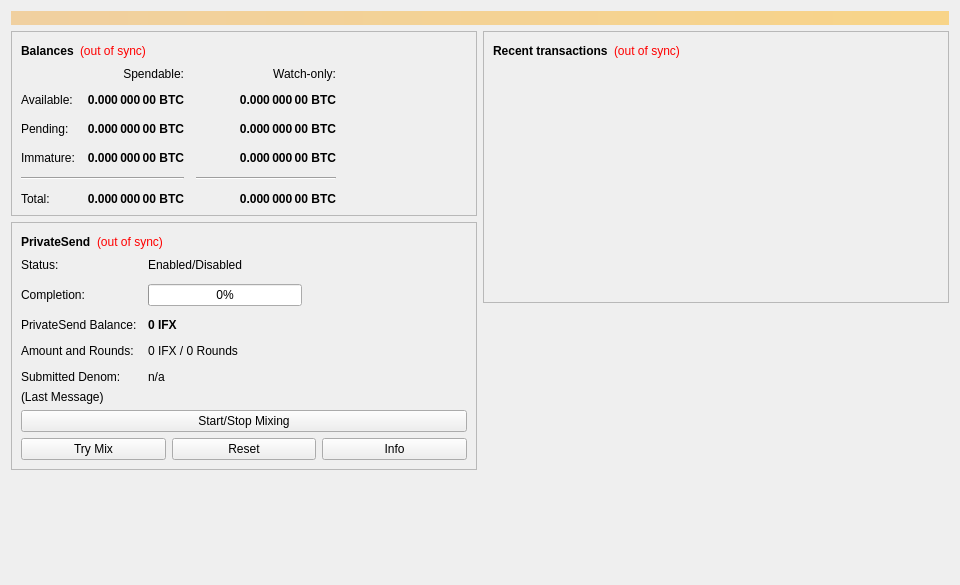
<?xml version="1.0" encoding="UTF-8"?>
<ui version="4.0">
 <class>OverviewPage</class>
 <widget class="QWidget" name="OverviewPage">
  <property name="geometry">
   <rect>
    <x>0</x>
    <y>0</y>
    <width>960</width>
    <height>585</height>
   </rect>
  </property>
  <property name="minimumSize">
   <size>
    <width>960</width>
    <height>0</height>
   </size>
  </property>
  <property name="windowTitle">
   <string>Form</string>
  </property>
  <layout class="QVBoxLayout" name="topLayout">
   <item>
    <widget class="QLabel" name="labelAlerts">
     <property name="visible">
      <bool>false</bool>
     </property>
     <property name="styleSheet">
      <string notr="true">QLabel { background-color: qlineargradient(x1: 0, y1: 0, x2: 1, y2: 0, stop:0 #F0D0A0, stop:1 #F8D488); color:#000000; }</string>
     </property>
     <property name="wordWrap">
      <bool>true</bool>
     </property>
     <property name="margin">
      <number>3</number>
     </property>
     <property name="textInteractionFlags">
      <set>Qt::TextSelectableByMouse</set>
     </property>
    </widget>
   </item>
   <item>
    <layout class="QHBoxLayout" name="horizontalLayout" stretch="1,1">
     <item>
      <layout class="QVBoxLayout" name="verticalLayout_2">
       <item>
        <widget class="QFrame" name="frame">
         <property name="frameShape">
          <enum>QFrame::StyledPanel</enum>
         </property>
         <property name="frameShadow">
          <enum>QFrame::Raised</enum>
         </property>
         <layout class="QVBoxLayout" name="verticalLayout_4">
          <item>
           <layout class="QHBoxLayout" name="horizontalLayout_4">
            <item>
             <widget class="QLabel" name="label_5">
              <property name="font">
               <font>
                <weight>75</weight>
                <bold>true</bold>
               </font>
              </property>
              <property name="text">
               <string>Balances</string>
              </property>
             </widget>
            </item>
            <item>
             <widget class="QLabel" name="labelWalletStatus">
              <property name="toolTip">
               <string>The displayed information may be out of date. Your wallet automatically synchronizes with the Infinex network after a connection is established, but this process has not completed yet.</string>
              </property>
              <property name="styleSheet">
               <string notr="true">QLabel { color: red; }</string>
              </property>
              <property name="text">
               <string notr="true">(out of sync)</string>
              </property>
              <property name="alignment">
               <set>Qt::AlignLeading|Qt::AlignLeft|Qt::AlignVCenter</set>
              </property>
             </widget>
            </item>
            <item>
             <spacer name="horizontalSpacer_3">
              <property name="orientation">
               <enum>Qt::Horizontal</enum>
              </property>
              <property name="sizeHint" stdset="0">
               <size>
                <width>40</width>
                <height>20</height>
               </size>
              </property>
             </spacer>
            </item>
           </layout>
          </item>
          <item>
           <layout class="QGridLayout" name="gridLayout">
            <property name="spacing">
             <number>12</number>
            </property>
            <item row="2" column="2">
             <widget class="QLabel" name="labelWatchPending">
              <property name="font">
               <font>
                <weight>75</weight>
                <bold>true</bold>
               </font>
              </property>
              <property name="cursor">
               <cursorShape>IBeamCursor</cursorShape>
              </property>
              <property name="toolTip">
               <string>Unconfirmed transactions to watch-only addresses</string>
              </property>
              <property name="text">
               <string notr="true">0.000 000 00 BTC</string>
              </property>
              <property name="alignment">
               <set>Qt::AlignRight|Qt::AlignTrailing|Qt::AlignVCenter</set>
              </property>
              <property name="textInteractionFlags">
               <set>Qt::LinksAccessibleByMouse|Qt::TextSelectableByKeyboard|Qt::TextSelectableByMouse</set>
              </property>
             </widget>
            </item>
            <item row="2" column="1">
             <widget class="QLabel" name="labelUnconfirmed">
              <property name="font">
               <font>
                <weight>75</weight>
                <bold>true</bold>
               </font>
              </property>
              <property name="cursor">
               <cursorShape>IBeamCursor</cursorShape>
              </property>
              <property name="toolTip">
               <string>Total of transactions that have yet to be confirmed, and do not yet count toward the spendable balance</string>
              </property>
              <property name="text">
               <string notr="true">0.000 000 00 BTC</string>
              </property>
              <property name="alignment">
               <set>Qt::AlignRight|Qt::AlignTrailing|Qt::AlignVCenter</set>
              </property>
              <property name="textInteractionFlags">
               <set>Qt::LinksAccessibleByMouse|Qt::TextSelectableByKeyboard|Qt::TextSelectableByMouse</set>
              </property>
             </widget>
            </item>
            <item row="3" column="2">
             <widget class="QLabel" name="labelWatchImmature">
              <property name="font">
               <font>
                <weight>75</weight>
                <bold>true</bold>
               </font>
              </property>
              <property name="cursor">
               <cursorShape>IBeamCursor</cursorShape>
              </property>
              <property name="toolTip">
               <string>Mined balance in watch-only addresses that has not yet matured</string>
              </property>
              <property name="text">
               <string notr="true">0.000 000 00 BTC</string>
              </property>
              <property name="alignment">
               <set>Qt::AlignRight|Qt::AlignTrailing|Qt::AlignVCenter</set>
              </property>
              <property name="textInteractionFlags">
               <set>Qt::LinksAccessibleByMouse|Qt::TextSelectableByKeyboard|Qt::TextSelectableByMouse</set>
              </property>
             </widget>
            </item>
            <item row="4" column="0" colspan="2">
             <widget class="Line" name="lineSpendableBalance">
              <property name="orientation">
               <enum>Qt::Horizontal</enum>
              </property>
             </widget>
            </item>
            <item row="4" column="2">
             <widget class="Line" name="lineWatchBalance">
              <property name="sizePolicy">
               <sizepolicy hsizetype="Preferred" vsizetype="Fixed">
                <horstretch>0</horstretch>
                <verstretch>0</verstretch>
               </sizepolicy>
              </property>
              <property name="minimumSize">
               <size>
                <width>140</width>
                <height>0</height>
               </size>
              </property>
              <property name="orientation">
               <enum>Qt::Horizontal</enum>
              </property>
             </widget>
            </item>
            <item row="5" column="0">
             <widget class="QLabel" name="labelTotalText">
              <property name="text">
               <string>Total:</string>
              </property>
             </widget>
            </item>
            <item row="3" column="1">
             <widget class="QLabel" name="labelImmature">
              <property name="font">
               <font>
                <weight>75</weight>
                <bold>true</bold>
               </font>
              </property>
              <property name="cursor">
               <cursorShape>IBeamCursor</cursorShape>
              </property>
              <property name="toolTip">
               <string>Mined balance that has not yet matured</string>
              </property>
              <property name="text">
               <string notr="true">0.000 000 00 BTC</string>
              </property>
              <property name="alignment">
               <set>Qt::AlignRight|Qt::AlignTrailing|Qt::AlignVCenter</set>
              </property>
              <property name="textInteractionFlags">
               <set>Qt::LinksAccessibleByMouse|Qt::TextSelectableByKeyboard|Qt::TextSelectableByMouse</set>
              </property>
             </widget>
            </item>
            <item row="2" column="3">
             <spacer name="horizontalSpacer_2">
              <property name="orientation">
               <enum>Qt::Horizontal</enum>
              </property>
              <property name="sizeHint" stdset="0">
               <size>
                <width>40</width>
                <height>20</height>
               </size>
              </property>
             </spacer>
            </item>
            <item row="3" column="0">
             <widget class="QLabel" name="labelImmatureText">
              <property name="text">
               <string>Immature:</string>
              </property>
             </widget>
            </item>
            <item row="5" column="1">
             <widget class="QLabel" name="labelTotal">
              <property name="font">
               <font>
                <weight>75</weight>
                <bold>true</bold>
               </font>
              </property>
              <property name="cursor">
               <cursorShape>IBeamCursor</cursorShape>
              </property>
              <property name="toolTip">
               <string>Your current total balance</string>
              </property>
              <property name="text">
               <string notr="true">0.000 000 00 BTC</string>
              </property>
              <property name="alignment">
               <set>Qt::AlignRight|Qt::AlignTrailing|Qt::AlignVCenter</set>
              </property>
              <property name="textInteractionFlags">
               <set>Qt::LinksAccessibleByMouse|Qt::TextSelectableByKeyboard|Qt::TextSelectableByMouse</set>
              </property>
             </widget>
            </item>
            <item row="5" column="2">
             <widget class="QLabel" name="labelWatchTotal">
              <property name="font">
               <font>
                <weight>75</weight>
                <bold>true</bold>
               </font>
              </property>
              <property name="cursor">
               <cursorShape>IBeamCursor</cursorShape>
              </property>
              <property name="toolTip">
               <string>Current total balance in watch-only addresses</string>
              </property>
              <property name="text">
               <string notr="true">0.000 000 00 BTC</string>
              </property>
              <property name="alignment">
               <set>Qt::AlignRight|Qt::AlignTrailing|Qt::AlignVCenter</set>
              </property>
              <property name="textInteractionFlags">
               <set>Qt::LinksAccessibleByMouse|Qt::TextSelectableByKeyboard|Qt::TextSelectableByMouse</set>
              </property>
             </widget>
            </item>
            <item row="0" column="2">
             <widget class="QLabel" name="labelWatchonly">
              <property name="text">
               <string>Watch-only:</string>
              </property>
              <property name="alignment">
               <set>Qt::AlignRight|Qt::AlignTrailing|Qt::AlignVCenter</set>
              </property>
             </widget>
            </item>
            <item row="1" column="0">
             <widget class="QLabel" name="labelBalanceText">
              <property name="text">
               <string>Available:</string>
              </property>
             </widget>
            </item>
            <item row="1" column="1">
             <widget class="QLabel" name="labelBalance">
              <property name="font">
               <font>
                <weight>75</weight>
                <bold>true</bold>
               </font>
              </property>
              <property name="cursor">
               <cursorShape>IBeamCursor</cursorShape>
              </property>
              <property name="toolTip">
               <string>Your current spendable balance</string>
              </property>
              <property name="text">
               <string notr="true">0.000 000 00 BTC</string>
              </property>
              <property name="alignment">
               <set>Qt::AlignRight|Qt::AlignTrailing|Qt::AlignVCenter</set>
              </property>
              <property name="textInteractionFlags">
               <set>Qt::LinksAccessibleByMouse|Qt::TextSelectableByKeyboard|Qt::TextSelectableByMouse</set>
              </property>
             </widget>
            </item>
            <item row="1" column="2">
             <widget class="QLabel" name="labelWatchAvailable">
              <property name="font">
               <font>
                <weight>75</weight>
                <bold>true</bold>
               </font>
              </property>
              <property name="cursor">
               <cursorShape>IBeamCursor</cursorShape>
              </property>
              <property name="toolTip">
               <string>Your current balance in watch-only addresses</string>
              </property>
              <property name="text">
               <string notr="true">0.000 000 00 BTC</string>
              </property>
              <property name="alignment">
               <set>Qt::AlignRight|Qt::AlignTrailing|Qt::AlignVCenter</set>
              </property>
              <property name="textInteractionFlags">
               <set>Qt::LinksAccessibleByMouse|Qt::TextSelectableByKeyboard|Qt::TextSelectableByMouse</set>
              </property>
             </widget>
            </item>
            <item row="2" column="0">
             <widget class="QLabel" name="labelPendingText">
              <property name="text">
               <string>Pending:</string>
              </property>
             </widget>
            </item>
            <item row="0" column="1">
             <widget class="QLabel" name="labelSpendable">
              <property name="text">
               <string>Spendable:</string>
              </property>
              <property name="alignment">
               <set>Qt::AlignRight|Qt::AlignTrailing|Qt::AlignVCenter</set>
              </property>
             </widget>
            </item>
           </layout>
          </item>
         </layout>
        </widget>
       </item>
       <item>
        <widget class="QFrame" name="framePrivateSend">
         <property name="layoutDirection">
          <enum>Qt::LeftToRight</enum>
         </property>
         <property name="frameShape">
          <enum>QFrame::StyledPanel</enum>
         </property>
         <property name="frameShadow">
          <enum>QFrame::Raised</enum>
         </property>
         <layout class="QVBoxLayout" name="VerticalLayout_PS1">
          <item>
           <layout class="QHBoxLayout" name="horizontalLayout_5">
            <item>
             <widget class="QLabel" name="labelPrivateSendHeader">
              <property name="font">
               <font>
                <weight>75</weight>
                <bold>true</bold>
               </font>
              </property>
              <property name="text">
               <string>PrivateSend</string>
              </property>
             </widget>
            </item>
            <item>
             <widget class="QLabel" name="labelPrivateSendSyncStatus">
              <property name="toolTip">
               <string>The displayed information may be out of date. Your wallet automatically synchronizes with the Infinex network after a connection is established, but this process has not completed yet.</string>
              </property>
              <property name="styleSheet">
               <string notr="true">QLabel { color: red; }</string>
              </property>
              <property name="text">
               <string notr="true">(out of sync)</string>
              </property>
              <property name="alignment">
               <set>Qt::AlignLeading|Qt::AlignLeft|Qt::AlignVCenter</set>
              </property>
             </widget>
            </item>
            <item>
             <spacer name="horizontalSpacer_4">
              <property name="orientation">
               <enum>Qt::Horizontal</enum>
              </property>
              <property name="sizeHint" stdset="0">
               <size>
                <width>40</width>
                <height>20</height>
               </size>
              </property>
             </spacer>
            </item>
           </layout>
          </item>
          <item>
           <layout class="QFormLayout" name="privateSendFormLayout">
            <property name="fieldGrowthPolicy">
             <enum>QFormLayout::AllNonFixedFieldsGrow</enum>
            </property>
            <property name="horizontalSpacing">
             <number>11</number>
            </property>
            <property name="verticalSpacing">
             <number>12</number>
            </property>
            <item row="0" column="0">
             <widget class="QLabel" name="labelPrivateSendEnabledText">
              <property name="text">
               <string>Status:</string>
              </property>
             </widget>
            </item>
            <item row="0" column="1">
             <widget class="QLabel" name="labelPrivateSendEnabled">
              <property name="text">
               <string>Enabled/Disabled</string>
              </property>
             </widget>
            </item>
            <item row="1" column="0">
             <widget class="QLabel" name="labelCompletitionText">
              <property name="text">
               <string>Completion:</string>
              </property>
             </widget>
            </item>
            <item row="1" column="1">
             <widget class="QProgressBar" name="privateSendProgress">
              <property name="maximumSize">
               <size>
                <width>154</width>
                <height>16777215</height>
               </size>
              </property>
              <property name="value">
               <number>0</number>
              </property>
             </widget>
            </item>
            <item row="2" column="0">
             <widget class="QLabel" name="labelAnonymizedText">
              <property name="text">
               <string>PrivateSend Balance:</string>
              </property>
             </widget>
            </item>
            <item row="2" column="1">
             <widget class="QLabel" name="labelAnonymized">
              <property name="font">
               <font>
                <weight>75</weight>
                <bold>true</bold>
               </font>
              </property>
              <property name="text">
               <string notr="true">0 IFX</string>
              </property>
             </widget>
            </item>
            <item row="3" column="0">
             <widget class="QLabel" name="labelAmountAndRoundsText">
              <property name="text">
               <string>Amount and Rounds:</string>
              </property>
             </widget>
            </item>
            <item row="3" column="1">
             <widget class="QLabel" name="labelAmountRounds">
              <property name="text">
               <string>0 IFX / 0 Rounds</string>
              </property>
             </widget>
            </item>
            <item row="4" column="0">
             <widget class="QLabel" name="labelSubmittedDenomText">
              <property name="text">
               <string>Submitted Denom:</string>
              </property>
             </widget>
            </item>
            <item row="4" column="1">
             <widget class="QLabel" name="labelSubmittedDenom">
              <property name="toolTip">
               <string>The denominations you submitted to the Masternode.&lt;br&gt;To mix, other users must submit the exact same denominations.</string>
              </property>
              <property name="text">
               <string>n/a</string>
              </property>
             </widget>
            </item>
           </layout>
          </item>
          <item>
           <layout class="QVBoxLayout" name="VerticalLayout_PS">
            <item>
             <widget class="QLabel" name="labelPrivateSendLastMessage">
              <property name="text">
               <string>(Last Message)</string>
              </property>
              <property name="alignment">
               <set>Qt::AlignLeading|Qt::AlignLeft|Qt::AlignTop</set>
              </property>
              <property name="wordWrap">
               <bool>true</bool>
              </property>
             </widget>
            </item>
            <item>
             <widget class="QPushButton" name="togglePrivateSend">
              <property name="sizePolicy">
               <sizepolicy hsizetype="MinimumExpanding" vsizetype="Fixed">
                <horstretch>0</horstretch>
                <verstretch>0</verstretch>
               </sizepolicy>
              </property>
              <property name="text">
               <string>Start/Stop Mixing</string>
              </property>
             </widget>
            </item>
            <item>
             <layout class="QHBoxLayout" name="horizontalLayout_debugbuttons">
              <item>
               <widget class="QPushButton" name="privateSendAuto">
                <property name="sizePolicy">
                 <sizepolicy hsizetype="MinimumExpanding" vsizetype="Fixed">
                  <horstretch>0</horstretch>
                  <verstretch>0</verstretch>
                 </sizepolicy>
                </property>
                <property name="toolTip">
                 <string>Try to manually submit a PrivateSend request.</string>
                </property>
                <property name="text">
                 <string>Try Mix</string>
                </property>
               </widget>
              </item>
              <item>
               <widget class="QPushButton" name="privateSendReset">
                <property name="sizePolicy">
                 <sizepolicy hsizetype="MinimumExpanding" vsizetype="Fixed">
                  <horstretch>0</horstretch>
                  <verstretch>0</verstretch>
                 </sizepolicy>
                </property>
                <property name="toolTip">
                 <string>Reset the current status of PrivateSend (can interrupt PrivateSend if it's in the process of Mixing, which can cost you money!)</string>
                </property>
                <property name="autoFillBackground">
                 <bool>false</bool>
                </property>
                <property name="text">
                 <string>Reset</string>
                </property>
               </widget>
              </item>
              <item>
               <widget class="QPushButton" name="privateSendInfo">
                <property name="sizePolicy">
                 <sizepolicy hsizetype="MinimumExpanding" vsizetype="Fixed">
                  <horstretch>0</horstretch>
                  <verstretch>0</verstretch>
                 </sizepolicy>
                </property>
                <property name="toolTip">
                 <string>Information about PrivateSend and Mixing</string>
                </property>
                <property name="text">
                 <string>Info</string>
                </property>
               </widget>
              </item>
             </layout>
            </item>
           </layout>
          </item>
         </layout>
        </widget>
       </item>
       <item>
        <spacer name="verticalSpacer">
         <property name="orientation">
          <enum>Qt::Vertical</enum>
         </property>
         <property name="sizeHint" stdset="0">
          <size>
           <width>20</width>
           <height>40</height>
          </size>
         </property>
        </spacer>
       </item>
      </layout>
     </item>
     <item>
      <layout class="QVBoxLayout" name="verticalLayout_3">
       <item>
        <widget class="QFrame" name="frame_2">
         <property name="frameShape">
          <enum>QFrame::StyledPanel</enum>
         </property>
         <property name="frameShadow">
          <enum>QFrame::Raised</enum>
         </property>
         <layout class="QVBoxLayout" name="verticalLayout">
          <item>
           <layout class="QHBoxLayout" name="horizontalLayout_2">
            <item>
             <widget class="QLabel" name="label_4">
              <property name="font">
               <font>
                <weight>75</weight>
                <bold>true</bold>
               </font>
              </property>
              <property name="text">
               <string>Recent transactions</string>
              </property>
             </widget>
            </item>
            <item>
             <widget class="QLabel" name="labelTransactionsStatus">
              <property name="toolTip">
               <string>The displayed information may be out of date. Your wallet automatically synchronizes with the Infinex network after a connection is established, but this process has not completed yet.</string>
              </property>
              <property name="styleSheet">
               <string notr="true">QLabel { color: red; }</string>
              </property>
              <property name="text">
               <string notr="true">(out of sync)</string>
              </property>
              <property name="alignment">
               <set>Qt::AlignLeading|Qt::AlignLeft|Qt::AlignVCenter</set>
              </property>
             </widget>
            </item>
            <item>
             <spacer name="horizontalSpacer">
              <property name="orientation">
               <enum>Qt::Horizontal</enum>
              </property>
              <property name="sizeHint" stdset="0">
               <size>
                <width>40</width>
                <height>20</height>
               </size>
              </property>
             </spacer>
            </item>
           </layout>
          </item>
          <item>
           <widget class="QListView" name="listTransactions">
            <property name="styleSheet">
             <string notr="true">QListView { background: transparent; }</string>
            </property>
            <property name="frameShape">
             <enum>QFrame::NoFrame</enum>
            </property>
            <property name="verticalScrollBarPolicy">
             <enum>Qt::ScrollBarAlwaysOff</enum>
            </property>
            <property name="horizontalScrollBarPolicy">
             <enum>Qt::ScrollBarAlwaysOff</enum>
            </property>
            <property name="selectionMode">
             <enum>QAbstractItemView::NoSelection</enum>
            </property>
           </widget>
          </item>
         </layout>
        </widget>
       </item>
       <item>
        <spacer name="verticalSpacer_2">
         <property name="orientation">
          <enum>Qt::Vertical</enum>
         </property>
         <property name="sizeHint" stdset="0">
          <size>
           <width>20</width>
           <height>40</height>
          </size>
         </property>
        </spacer>
       </item>
      </layout>
     </item>
    </layout>
   </item>
  </layout>
 </widget>
 <resources/>
 <connections/>
</ui>
